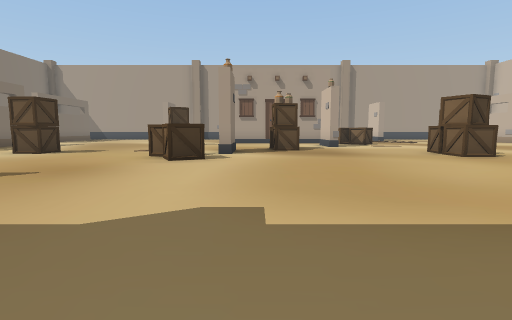
view 1 (above)

17 first-person views from a walk through a 3-D level made in the Unity game engine. The camera is 1.2 m above the floor, tilts 6° down and sees 85° across. The floor is counted in squares, 2 m on a side. Each view is taken from the middle of a square. On the plan, view 1 faces up. The plan holds only what a view shows up to about 9 squares ahead; the rest is blank. The player is left out.

view 2
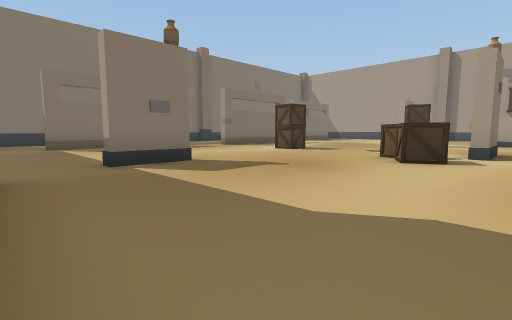

view 3
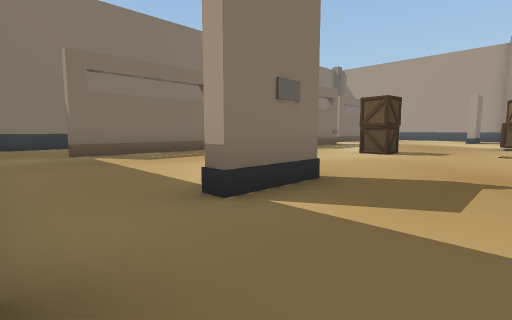

view 4
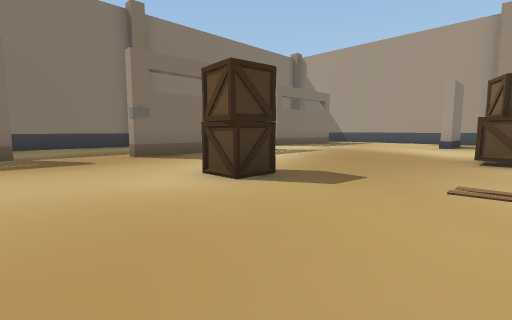

view 5
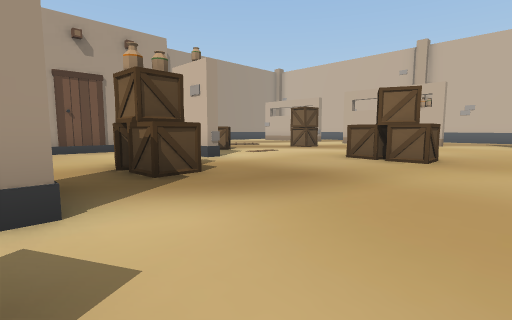

view 6
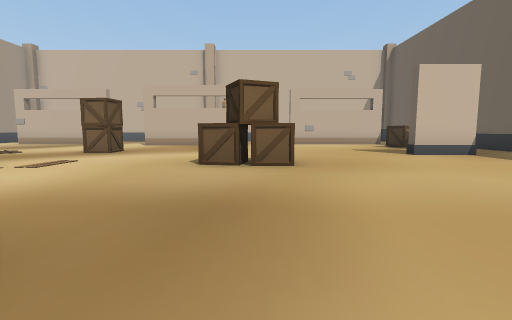

view 7
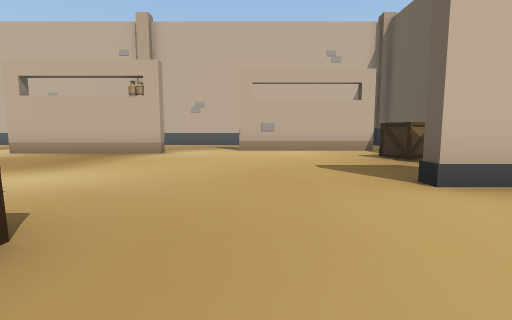

view 8
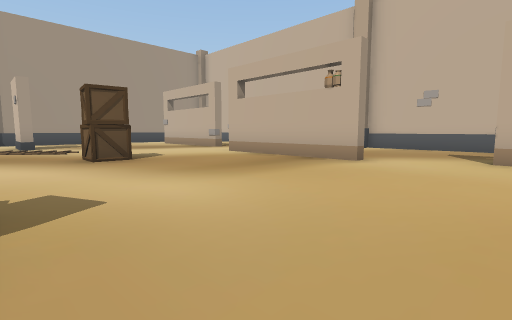

view 9
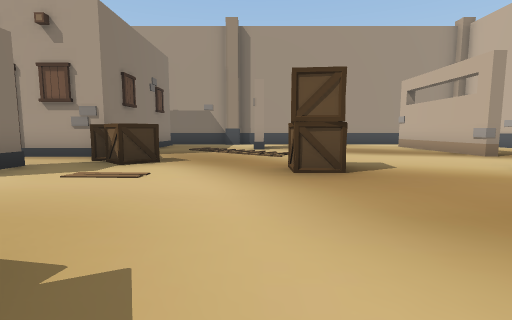

view 10
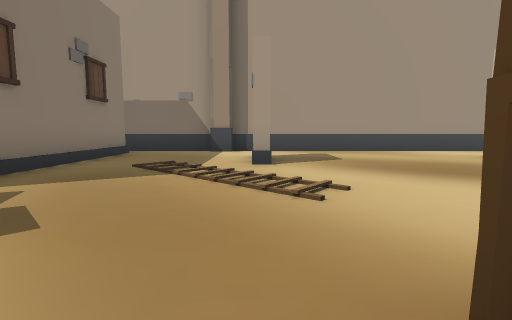

view 11
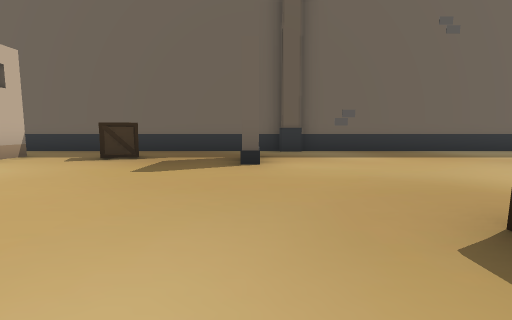

view 12
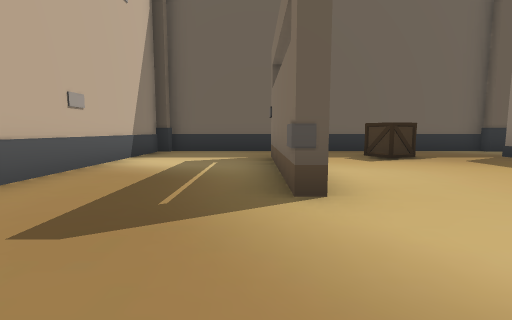

view 13
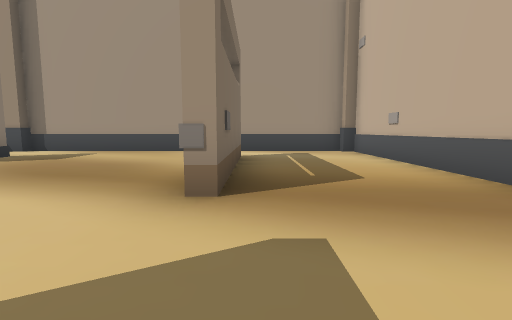

view 14
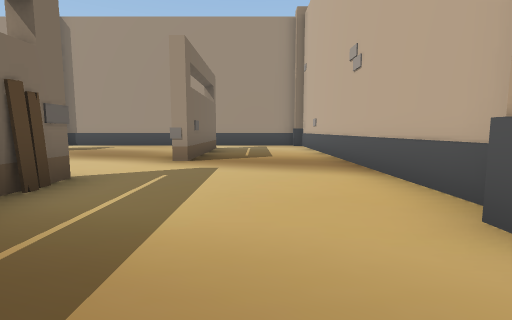

view 15
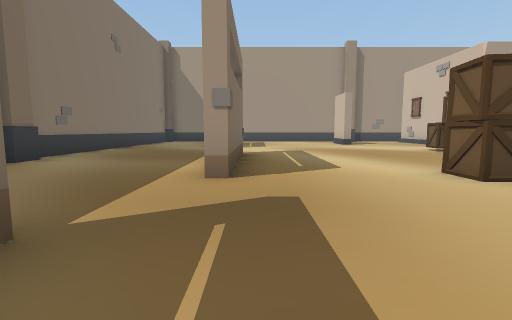

view 16
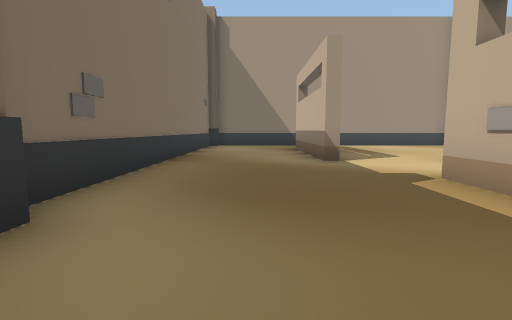

view 17
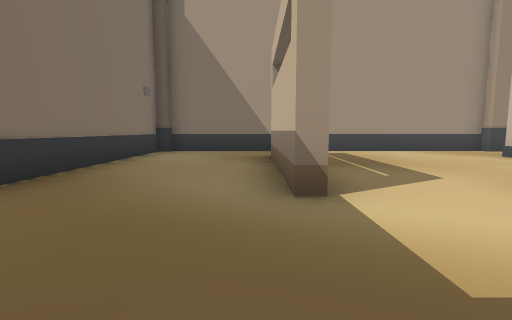

### Floor plan
Key: @ floor where view 1 was taken; # wall or solid block; . floor; B box; U building; P plank; O other object.
Columns run from 14 left of view 1 to 16 right of it. Each row starts with its distance up from view 1.
 20 ###########      ##############
 19 #... .....#       ..#.........#
 18 #... .....       #............#
 17 #...#....#       #...#.....#..#
 16 #...#....        #...#.....#..#
 15 #...#......     ##.........#..#
 14 #...#......   ###U........OO..#
 13 #..........   ... BB..........#
 12 #..........B  .. ..B..........#
 11 #....O.....B ... O....B...P...#
 10 #....#.........B.O........#...#
  9 #....#.........B..........#...#
  8 #....#..B....O.....B......O...#
  7 #...........B......B..........#
  6 #...........BB................#
  5     #......................O..#
  4     #......................#..#
  3     #....#...........#.....#..#
  2 #...#....#...........#..B..#..#
  1 #.............................#
  0  ......... ...@.....#.........#
 -1              ##################

Where each view was taken, in squares from view 1:
view 1: 0 up, 0 right, facing up
view 2: 0 up, 0 right, facing up-left
view 3: 0 up, 3 left, facing up-left
view 4: 5 up, 3 left, facing up-left
view 5: 5 up, 1 left, facing up-right
view 6: 7 up, 0 right, facing right
view 7: 5 up, 4 right, facing right
view 8: 5 up, 6 right, facing up-right
view 9: 7 up, 7 right, facing up
view 10: 11 up, 7 right, facing up
view 11: 8 up, 7 right, facing down
view 12: 8 up, 13 right, facing down
view 13: 11 up, 13 right, facing up
view 14: 8 up, 14 right, facing up
view 15: 4 up, 9 left, facing up
view 16: 8 up, 12 left, facing up
view 17: 11 up, 11 left, facing up
